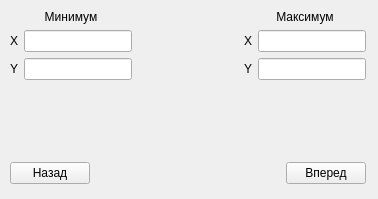
<?xml version="1.0" encoding="UTF-8"?>
<ui version="4.0">
 <class>MinMaxIntercectCheckDialog</class>
 <widget class="QWidget" name="MinMaxIntercectCheckDialog">
  <property name="geometry">
   <rect>
    <x>0</x>
    <y>0</y>
    <width>378</width>
    <height>199</height>
   </rect>
  </property>
  <property name="windowTitle">
   <string>Form</string>
  </property>
  <widget class="QWidget" name="verticalLayoutWidget_3">
   <property name="geometry">
    <rect>
     <x>10</x>
     <y>10</y>
     <width>356</width>
     <height>174</height>
    </rect>
   </property>
   <layout class="QVBoxLayout" name="mainVerticalLayout">
    <item>
     <layout class="QHBoxLayout" name="minMaxHorizontalLayout">
      <item>
       <layout class="QVBoxLayout" name="minVerticalLayout">
        <item>
         <widget class="QLabel" name="minTitleLabel">
          <property name="text">
           <string>Минимум</string>
          </property>
          <property name="alignment">
           <set>Qt::AlignCenter</set>
          </property>
         </widget>
        </item>
        <item>
         <layout class="QHBoxLayout" name="minXHorizontalLayout">
          <item>
           <widget class="QLabel" name="minXLabel">
            <property name="text">
             <string>X</string>
            </property>
           </widget>
          </item>
          <item>
           <widget class="QLineEdit" name="minXLineEdit"/>
          </item>
         </layout>
        </item>
        <item>
         <layout class="QHBoxLayout" name="minYHorizontalLayout">
          <item>
           <widget class="QLabel" name="minYLabel">
            <property name="text">
             <string>Y</string>
            </property>
           </widget>
          </item>
          <item>
           <widget class="QLineEdit" name="minYLineEdit"/>
          </item>
         </layout>
        </item>
       </layout>
      </item>
      <item>
       <spacer name="horizontalSpacer">
        <property name="orientation">
         <enum>Qt::Horizontal</enum>
        </property>
        <property name="sizeHint" stdset="0">
         <size>
          <width>40</width>
          <height>20</height>
         </size>
        </property>
       </spacer>
      </item>
      <item>
       <layout class="QVBoxLayout" name="verticalLayout">
        <item>
         <widget class="QLabel" name="maxTitleLabel">
          <property name="text">
           <string>Максимум</string>
          </property>
          <property name="alignment">
           <set>Qt::AlignCenter</set>
          </property>
         </widget>
        </item>
        <item>
         <layout class="QHBoxLayout" name="maxXHorizontalLayout">
          <item>
           <widget class="QLabel" name="maxXLabel">
            <property name="text">
             <string>X</string>
            </property>
           </widget>
          </item>
          <item>
           <widget class="QLineEdit" name="maxXLineEdit"/>
          </item>
         </layout>
        </item>
        <item>
         <layout class="QHBoxLayout" name="maxYHorizontalLayout">
          <item>
           <widget class="QLabel" name="maxYLabel">
            <property name="text">
             <string>Y</string>
            </property>
           </widget>
          </item>
          <item>
           <widget class="QLineEdit" name="maxYLineEdit"/>
          </item>
         </layout>
        </item>
       </layout>
      </item>
     </layout>
    </item>
    <item>
     <spacer name="minMaxButtonsVerticalSpacer">
      <property name="orientation">
       <enum>Qt::Vertical</enum>
      </property>
      <property name="sizeHint" stdset="0">
       <size>
        <width>20</width>
        <height>40</height>
       </size>
      </property>
     </spacer>
    </item>
    <item>
     <layout class="QHBoxLayout" name="buttonsHorizontalLayout">
      <item>
       <widget class="QPushButton" name="previousPushButton">
        <property name="text">
         <string>Назад</string>
        </property>
       </widget>
      </item>
      <item>
       <spacer name="buttonsHorizontalSpacer">
        <property name="orientation">
         <enum>Qt::Horizontal</enum>
        </property>
        <property name="sizeHint" stdset="0">
         <size>
          <width>40</width>
          <height>20</height>
         </size>
        </property>
       </spacer>
      </item>
      <item>
       <widget class="QPushButton" name="nextPushButton">
        <property name="text">
         <string>Вперед</string>
        </property>
       </widget>
      </item>
     </layout>
    </item>
   </layout>
  </widget>
 </widget>
 <resources/>
 <connections/>
</ui>
